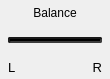
<?xml version="1.0" encoding="UTF-8"?>
<ui version="4.0">
 <class>AudioEffectBalanceWidget</class>
 <widget class="QWidget" name="AudioEffectBalanceWidget">
  <property name="geometry">
   <rect>
    <x>0</x>
    <y>0</y>
    <width>110</width>
    <height>79</height>
   </rect>
  </property>
  <property name="sizePolicy">
   <sizepolicy hsizetype="Preferred" vsizetype="Fixed">
    <horstretch>0</horstretch>
    <verstretch>0</verstretch>
   </sizepolicy>
  </property>
  <property name="maximumSize">
   <size>
    <width>16777215</width>
    <height>217</height>
   </size>
  </property>
  <property name="windowTitle">
   <string notr="true">Form</string>
  </property>
  <property name="styleSheet">
   <string notr="true">#bwidget {
	background-image: url(:/icons/images/mixer/line-v-bg.png);
	background-position: center;
}</string>
  </property>
  <layout class="QVBoxLayout" name="verticalLayout" stretch="0,0,0">
   <property name="spacing">
    <number>0</number>
   </property>
   <property name="leftMargin">
    <number>5</number>
   </property>
   <property name="topMargin">
    <number>0</number>
   </property>
   <property name="rightMargin">
    <number>5</number>
   </property>
   <property name="bottomMargin">
    <number>0</number>
   </property>
   <item>
    <widget class="QLabel" name="balanceLabel">
     <property name="text">
      <string>Balance</string>
     </property>
     <property name="alignment">
      <set>Qt::AlignCenter</set>
     </property>
    </widget>
   </item>
   <item>
    <widget class="QWidget" name="bwidget" native="true">
     <layout class="QVBoxLayout" name="verticalLayout_2">
      <property name="leftMargin">
       <number>3</number>
      </property>
      <property name="topMargin">
       <number>0</number>
      </property>
      <property name="rightMargin">
       <number>3</number>
      </property>
      <property name="bottomMargin">
       <number>0</number>
      </property>
      <item>
       <widget class="QSlider" name="BalanceSlider">
        <property name="styleSheet">
         <string notr="true">QSlider:horizontal  {
	height:30px;
}
QSlider::groove:horizontal {
	height:2px;
	border: 2px solid rgb(30, 30, 30);
	border-color: rgb(25, 25, 25) rgb(60, 60, 60) rgb(60, 60, 60) rgb(30, 30, 30);
	background-color: black; 
	border-radius: 2px;
}


QSlider::handle:horizontal {
	width: 30px;
	margin: -23px 0;
	image: url(:/icons/images/mixer/slider-h.svg);
}</string>
        </property>
        <property name="minimum">
         <number>-10</number>
        </property>
        <property name="maximum">
         <number>10</number>
        </property>
        <property name="orientation">
         <enum>Qt::Horizontal</enum>
        </property>
        <property name="tickPosition">
         <enum>QSlider::TicksBothSides</enum>
        </property>
        <property name="tickInterval">
         <number>5</number>
        </property>
       </widget>
      </item>
     </layout>
    </widget>
   </item>
   <item>
    <layout class="QHBoxLayout" name="horizontalLayout">
     <property name="spacing">
      <number>0</number>
     </property>
     <property name="leftMargin">
      <number>3</number>
     </property>
     <property name="rightMargin">
      <number>3</number>
     </property>
     <item>
      <widget class="QLabel" name="label">
       <property name="font">
        <font>
         <pointsize>10</pointsize>
        </font>
       </property>
       <property name="text">
        <string>L</string>
       </property>
      </widget>
     </item>
     <item>
      <widget class="QLabel" name="label_2">
       <property name="font">
        <font>
         <pointsize>10</pointsize>
        </font>
       </property>
       <property name="text">
        <string>R</string>
       </property>
       <property name="alignment">
        <set>Qt::AlignRight|Qt::AlignTrailing|Qt::AlignVCenter</set>
       </property>
      </widget>
     </item>
    </layout>
   </item>
  </layout>
 </widget>
 <resources/>
 <connections/>
</ui>
